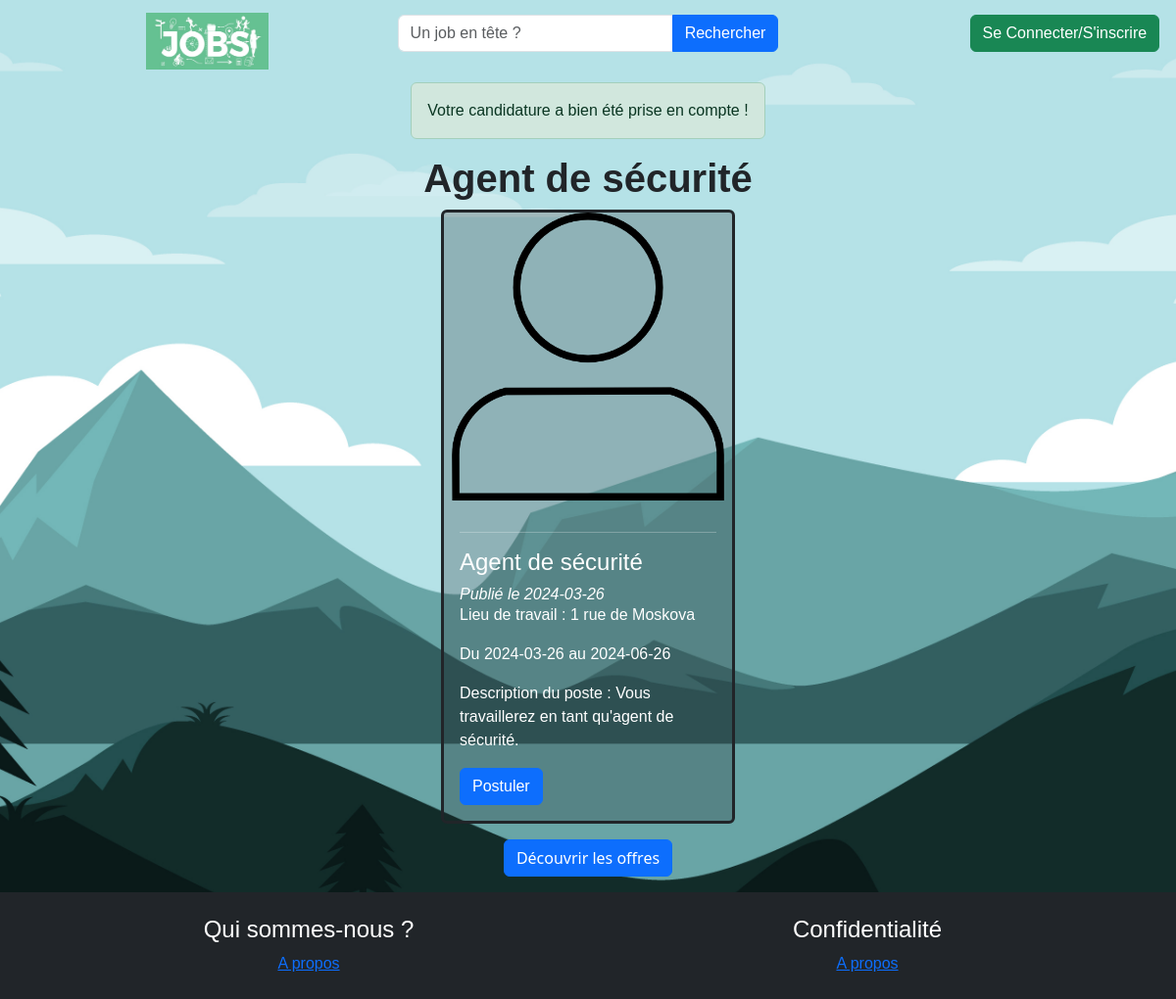
The app's page /controleur/postuler.php?idOffre=15 with its own data.
### tables this page shows
CREATE TABLE `offre` (
  `idOffre` int(11) NOT NULL,
  `intitoffre` varchar(255) NOT NULL,
  `idAct` int(11) NOT NULL,
  `lieuTravail` varchar(100) NOT NULL,
  `idContrat` int(11) NOT NULL,
  `debutPeriod` date NOT NULL,
  `finPeriod` date DEFAULT NULL,
  `descOffre` text NOT NULL,
  `idEmployeur` int(11) NOT NULL,
  `estValide` tinyint(4) NOT NULL DEFAULT 0,
  `estRetire` tinyint(1) NOT NULL DEFAULT 0,
  `datePublication` date NOT NULL DEFAULT current_timestamp()
);

### controleur/postuler.php (called while the page is built, shortened)
<?php
$idOffreCandid = $_GET["idOffre"];
$idEtudiantCandid = $_SESSION["idUser"];
require_once('modele/mod_annonces.php');
require_once('modele/mod_offre.php');
$errMesg = null;
$statusMesg = "alert-danger";
$result = applyAJob($idOffreCandid, $idEtudiantCandid);
switch($result){
  default:
    $errMesg = "Votre candidature a bien été prise en compte !";
    $statusMesg = "alert-success";
    break;
}
$uneOffre = getOffer($idOffreCandid);
require_once('vue/vue_uneOffre.php');
?>

### modele/mod_offre.php (called while the page is built, shortened)
<?php
function applyAJob($idOffre, $idEtudiant){
    $bdd = db_connect();
    $reqVerifyStudent = $bdd->prepare("SELECT idUser FROM utilisateur WHERE idUser = ? AND idStatut = 1");
    if(!$reqVerifyStudent->execute([intval($idEtudiant)])) return ERROR_BDD_OFFER;
    if($reqVerifyStudent->rowCount()==0) return USER_NOT_FOUND;
    return OFFER_ADDED;
}
?>

### modele/mod_annonces.php (called while the page is built, shortened)
<?php
function getOffer($idOffre){
    $bdd = db_connect();
    $req = $bdd->prepare("SELECT * FROM offre O INNER JOIN activite A ON A.idAct = O.idAct WHERE idOffre = ?");
    if(!$req->execute([$idOffre])) return false;
    return $req->fetch(PDO::FETCH_ASSOC);
}
?>

### vue/vue_uneOffre.php (the view)
<?php
    require("vue/vue_entete.php");
?>
<?php
        $intitoffre = $uneOffre['intitoffre'];
        $lieutravail = $uneOffre['lieuTravail'];
        $debutperiode = $uneOffre['debutPeriod'];
        $finperiode = $uneOffre['finPeriod'];
        $description = $uneOffre['descOffre'];
        $datepublication = $uneOffre['datePublication'];
        $idcontrat = $uneOffre['idContrat'];
        $idOffreCandid = $uneOffre['idOffre'];
?>
    <?php if($errMesg != null): ?>
        <p class="alert <?= $statusMesg ?>"><?= $errMesg ?></p>
    <?php endif; ?>
    <h1 class="title fw-bold"><?= $intitoffre ?></h1>
    <div class="card bg-dark bg-opacity-25 text-white rounded border-dark border-3 col-3">
            <img src="vue/images/user.png" class="card-img-top">
            <div class="card-body">
              <hr>
              <h4 class="card-title"><?= $intitoffre?></h4>
                <em><h6 class="card-text"><?="Publié le ", $datepublication ?></h6></em>
                <p class="card-text"><?="Lieu de travail : ", $lieutravail ?></p>
                <?php
                      if(!is_null($finperiode)){
                ?>
                        <p class="card-text"><?="Du ", $debutperiode," au ", $finperiode ?></p>
                <?php
                      }elseif ($idcontrat==1) {
                ?>
                        <p class="card-text"><?="Le ", $debutperiode ?></p>
                <?php
                      }elseif ($idcontrat==3) {
                ?>
                        <p class="card-text"><?="A partir du ", $debutperiode ?></p>
                <?php
                      }
                ?>
                <p class="card-text"><?="Description du poste : ", $description ?></p>
                <a href="index.php?section=postuler&idOffre=<?= $idOffreCandid ?>" class="btn btn-primary">Postuler</a>
            </div>
          </div>
          <a href="index.php?section=lesOffres" class="btn btn-primary mb-3 mt-3">Découvrir les offres</a>
<?php require("vue/vue_footer.php"); ?>

### vue/css/style.css (style rules this page uses)
* { margin: 0; padding: 0; box-sizing: border-box; font-family: sans-serif; }
body { background:url("../images/wallpaper2.jpg") no-repeat; height: 100vh; background-size: cover; background-position: center center; background-attachment: fixed; display: flex; flex-direction: column; align-items: center; position: relative; padding: 15px; }
.title { font-size: 40px; font-weight: bold; }

### records on screen
offre: intitoffre "Agent de sécurité", datePublication "2024-03-26", lieuTravail "1 rue de Moskova", debutPeriod "2024-03-26", finPeriod "2024-06-26", descOffre "Vous travaillerez en tant qu'agent de sécurité."

### other values on screen
$errMesg "Votre candidature a bien été prise en compte !"
